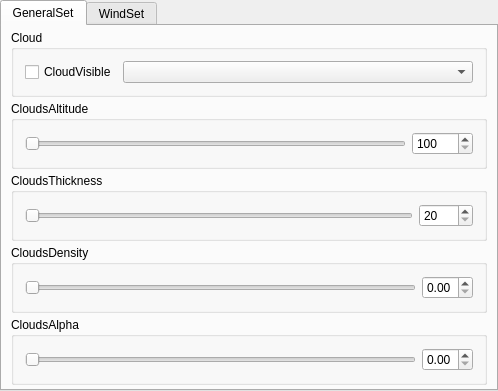
<?xml version="1.0" encoding="UTF-8"?>
<ui version="4.0">
 <class>silverLining_set_widget</class>
 <widget class="QWidget" name="silverLining_set_widget">
  <property name="geometry">
   <rect>
    <x>0</x>
    <y>0</y>
    <width>498</width>
    <height>391</height>
   </rect>
  </property>
  <property name="sizePolicy">
   <sizepolicy hsizetype="Expanding" vsizetype="Expanding">
    <horstretch>0</horstretch>
    <verstretch>0</verstretch>
   </sizepolicy>
  </property>
  <property name="windowTitle">
   <string>CloudSet</string>
  </property>
  <layout class="QVBoxLayout" name="verticalLayout_3">
   <property name="spacing">
    <number>4</number>
   </property>
   <property name="margin">
    <number>0</number>
   </property>
   <item>
    <widget class="QTabWidget" name="tabWidget">
     <property name="sizePolicy">
      <sizepolicy hsizetype="Expanding" vsizetype="Expanding">
       <horstretch>0</horstretch>
       <verstretch>0</verstretch>
      </sizepolicy>
     </property>
     <property name="currentIndex">
      <number>0</number>
     </property>
     <widget class="QWidget" name="general_tab">
      <property name="sizePolicy">
       <sizepolicy hsizetype="Expanding" vsizetype="Expanding">
        <horstretch>0</horstretch>
        <verstretch>0</verstretch>
       </sizepolicy>
      </property>
      <attribute name="title">
       <string>GeneralSet</string>
      </attribute>
      <layout class="QVBoxLayout" name="verticalLayout">
       <property name="spacing">
        <number>4</number>
       </property>
       <property name="leftMargin">
        <number>9</number>
       </property>
       <property name="topMargin">
        <number>4</number>
       </property>
       <property name="rightMargin">
        <number>9</number>
       </property>
       <property name="bottomMargin">
        <number>0</number>
       </property>
       <item>
        <widget class="QGroupBox" name="groupBox_8">
         <property name="title">
          <string>Cloud</string>
         </property>
         <layout class="QHBoxLayout" name="horizontalLayout_8">
          <item>
           <widget class="QCheckBox" name="Clouds_visible_checkBox">
            <property name="text">
             <string>CloudVisible</string>
            </property>
           </widget>
          </item>
          <item>
           <widget class="QComboBox" name="CloudType_comboBox">
            <property name="sizePolicy">
             <sizepolicy hsizetype="Expanding" vsizetype="Expanding">
              <horstretch>0</horstretch>
              <verstretch>0</verstretch>
             </sizepolicy>
            </property>
            <property name="sizeAdjustPolicy">
             <enum>QComboBox::AdjustToMinimumContentsLength</enum>
            </property>
            <property name="frame">
             <bool>true</bool>
            </property>
           </widget>
          </item>
         </layout>
        </widget>
       </item>
       <item>
        <widget class="QGroupBox" name="groupBox">
         <property name="title">
          <string>CloudsAltitude</string>
         </property>
         <layout class="QHBoxLayout" name="horizontalLayout" stretch="4,0">
          <item>
           <widget class="QSlider" name="clouds_altitude_slider">
            <property name="sizePolicy">
             <sizepolicy hsizetype="Expanding" vsizetype="Expanding">
              <horstretch>0</horstretch>
              <verstretch>0</verstretch>
             </sizepolicy>
            </property>
            <property name="minimum">
             <number>100</number>
            </property>
            <property name="maximum">
             <number>10000</number>
            </property>
            <property name="singleStep">
             <number>100</number>
            </property>
            <property name="orientation">
             <enum>Qt::Horizontal</enum>
            </property>
           </widget>
          </item>
          <item>
           <widget class="QSpinBox" name="cloud_alttitude_spinBox">
            <property name="minimum">
             <number>100</number>
            </property>
            <property name="maximum">
             <number>10000</number>
            </property>
            <property name="singleStep">
             <number>100</number>
            </property>
           </widget>
          </item>
         </layout>
        </widget>
       </item>
       <item>
        <widget class="QGroupBox" name="groupBox_4">
         <property name="sizePolicy">
          <sizepolicy hsizetype="Expanding" vsizetype="Expanding">
           <horstretch>0</horstretch>
           <verstretch>0</verstretch>
          </sizepolicy>
         </property>
         <property name="title">
          <string>CloudsThickness</string>
         </property>
         <layout class="QHBoxLayout" name="horizontalLayout_2" stretch="4,0">
          <item>
           <widget class="QSlider" name="clouds_thickness_slider">
            <property name="sizePolicy">
             <sizepolicy hsizetype="Expanding" vsizetype="Expanding">
              <horstretch>0</horstretch>
              <verstretch>0</verstretch>
             </sizepolicy>
            </property>
            <property name="minimum">
             <number>20</number>
            </property>
            <property name="maximum">
             <number>1000</number>
            </property>
            <property name="singleStep">
             <number>10</number>
            </property>
            <property name="orientation">
             <enum>Qt::Horizontal</enum>
            </property>
           </widget>
          </item>
          <item>
           <widget class="QSpinBox" name="cloud_thickness_spinBox">
            <property name="minimum">
             <number>20</number>
            </property>
            <property name="maximum">
             <number>1000</number>
            </property>
            <property name="singleStep">
             <number>10</number>
            </property>
           </widget>
          </item>
         </layout>
        </widget>
       </item>
       <item>
        <widget class="QGroupBox" name="groupBox_5">
         <property name="title">
          <string>CloudsDensity</string>
         </property>
         <layout class="QHBoxLayout" name="horizontalLayout_3" stretch="7,0">
          <item>
           <widget class="QSlider" name="clouds_density_slider">
            <property name="sizePolicy">
             <sizepolicy hsizetype="Expanding" vsizetype="Expanding">
              <horstretch>0</horstretch>
              <verstretch>0</verstretch>
             </sizepolicy>
            </property>
            <property name="maximum">
             <number>100</number>
            </property>
            <property name="pageStep">
             <number>1</number>
            </property>
            <property name="orientation">
             <enum>Qt::Horizontal</enum>
            </property>
           </widget>
          </item>
          <item>
           <widget class="QDoubleSpinBox" name="cloud_density_doubleSpinBox">
            <property name="maximum">
             <double>1.000000000000000</double>
            </property>
            <property name="singleStep">
             <double>0.100000000000000</double>
            </property>
           </widget>
          </item>
         </layout>
        </widget>
       </item>
       <item>
        <widget class="QGroupBox" name="groupBox_6">
         <property name="title">
          <string>CloudsAlpha</string>
         </property>
         <layout class="QHBoxLayout" name="horizontalLayout_4" stretch="7,0">
          <item>
           <widget class="QSlider" name="clouds_alpha_slider">
            <property name="sizePolicy">
             <sizepolicy hsizetype="Expanding" vsizetype="Expanding">
              <horstretch>0</horstretch>
              <verstretch>0</verstretch>
             </sizepolicy>
            </property>
            <property name="maximum">
             <number>100</number>
            </property>
            <property name="pageStep">
             <number>1</number>
            </property>
            <property name="orientation">
             <enum>Qt::Horizontal</enum>
            </property>
           </widget>
          </item>
          <item>
           <widget class="QDoubleSpinBox" name="clouds_alpha_doubleSpinBox">
            <property name="maximum">
             <double>1.000000000000000</double>
            </property>
            <property name="singleStep">
             <double>0.100000000000000</double>
            </property>
           </widget>
          </item>
         </layout>
        </widget>
       </item>
       <item>
        <spacer name="verticalSpacer">
         <property name="orientation">
          <enum>Qt::Vertical</enum>
         </property>
         <property name="sizeType">
          <enum>QSizePolicy::Expanding</enum>
         </property>
         <property name="sizeHint" stdset="0">
          <size>
           <width>20</width>
           <height>1000</height>
          </size>
         </property>
        </spacer>
       </item>
      </layout>
     </widget>
     <widget class="QWidget" name="wind_tab">
      <property name="sizePolicy">
       <sizepolicy hsizetype="Expanding" vsizetype="Expanding">
        <horstretch>0</horstretch>
        <verstretch>0</verstretch>
       </sizepolicy>
      </property>
      <attribute name="title">
       <string>WindSet</string>
      </attribute>
      <layout class="QVBoxLayout" name="verticalLayout_2">
       <property name="spacing">
        <number>4</number>
       </property>
       <property name="leftMargin">
        <number>9</number>
       </property>
       <property name="topMargin">
        <number>4</number>
       </property>
       <property name="rightMargin">
        <number>9</number>
       </property>
       <property name="bottomMargin">
        <number>0</number>
       </property>
       <item>
        <widget class="QGroupBox" name="groupBox_2">
         <property name="title">
          <string>WindSpeed</string>
         </property>
         <layout class="QHBoxLayout" name="horizontalLayout_5" stretch="4,0">
          <item>
           <widget class="QSlider" name="wind_speed_slider">
            <property name="sizePolicy">
             <sizepolicy hsizetype="Expanding" vsizetype="Expanding">
              <horstretch>0</horstretch>
              <verstretch>0</verstretch>
             </sizepolicy>
            </property>
            <property name="maximum">
             <number>10000</number>
            </property>
            <property name="singleStep">
             <number>100</number>
            </property>
            <property name="orientation">
             <enum>Qt::Horizontal</enum>
            </property>
           </widget>
          </item>
          <item>
           <widget class="QSpinBox" name="wind_speed_spinBox">
            <property name="maximum">
             <number>10000</number>
            </property>
            <property name="singleStep">
             <number>100</number>
            </property>
           </widget>
          </item>
         </layout>
        </widget>
       </item>
       <item>
        <widget class="QGroupBox" name="groupBox_3">
         <property name="title">
          <string>WindDirection</string>
         </property>
         <layout class="QHBoxLayout" name="horizontalLayout_6" stretch="4,0">
          <item>
           <widget class="QSlider" name="wind_direction_slider">
            <property name="sizePolicy">
             <sizepolicy hsizetype="Expanding" vsizetype="Expanding">
              <horstretch>0</horstretch>
              <verstretch>0</verstretch>
             </sizepolicy>
            </property>
            <property name="maximum">
             <number>360</number>
            </property>
            <property name="orientation">
             <enum>Qt::Horizontal</enum>
            </property>
           </widget>
          </item>
          <item>
           <widget class="QSpinBox" name="wind_direction_spinBox">
            <property name="maximum">
             <number>360</number>
            </property>
           </widget>
          </item>
         </layout>
        </widget>
       </item>
       <item>
        <widget class="QGroupBox" name="groupBox_7">
         <property name="title">
          <string>WindLength</string>
         </property>
         <layout class="QHBoxLayout" name="horizontalLayout_7" stretch="4,1">
          <item>
           <widget class="QSlider" name="wind_Lenght_slider">
            <property name="sizePolicy">
             <sizepolicy hsizetype="Expanding" vsizetype="Expanding">
              <horstretch>0</horstretch>
              <verstretch>0</verstretch>
             </sizepolicy>
            </property>
            <property name="maximum">
             <number>100</number>
            </property>
            <property name="orientation">
             <enum>Qt::Horizontal</enum>
            </property>
           </widget>
          </item>
          <item>
           <widget class="QLineEdit" name="wind_Lenght_lineEdit">
            <property name="sizePolicy">
             <sizepolicy hsizetype="Expanding" vsizetype="Expanding">
              <horstretch>0</horstretch>
              <verstretch>0</verstretch>
             </sizepolicy>
            </property>
           </widget>
          </item>
         </layout>
        </widget>
       </item>
       <item>
        <spacer name="verticalSpacer_2">
         <property name="orientation">
          <enum>Qt::Vertical</enum>
         </property>
         <property name="sizeHint" stdset="0">
          <size>
           <width>20</width>
           <height>1000</height>
          </size>
         </property>
        </spacer>
       </item>
      </layout>
     </widget>
    </widget>
   </item>
  </layout>
 </widget>
 <layoutdefault spacing="6" margin="11"/>
 <resources/>
 <connections/>
</ui>
